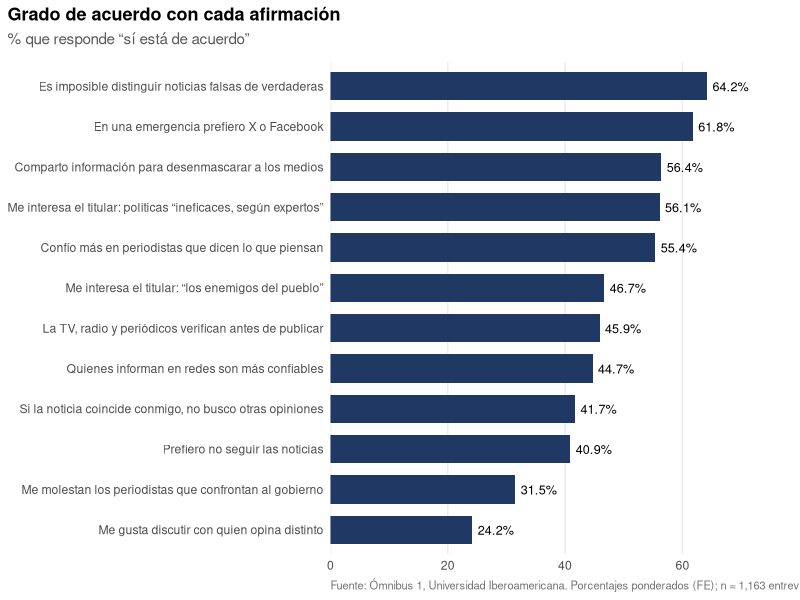
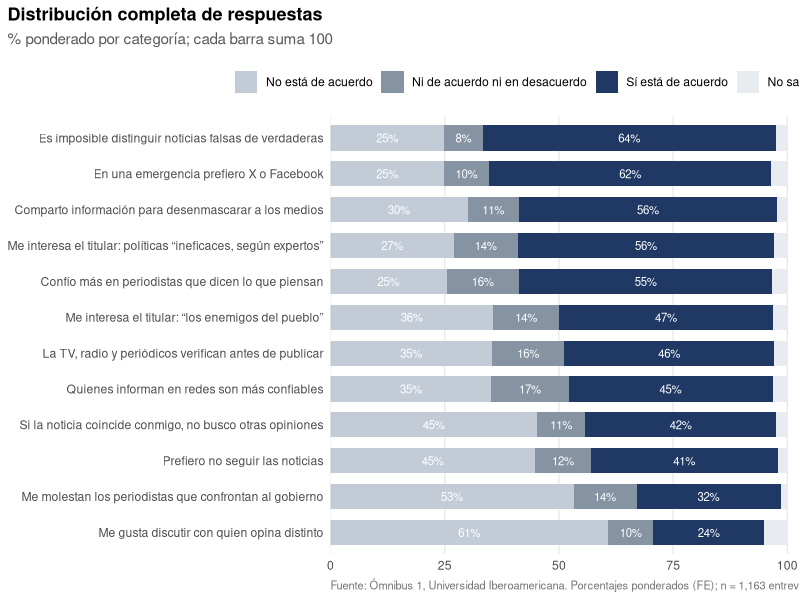
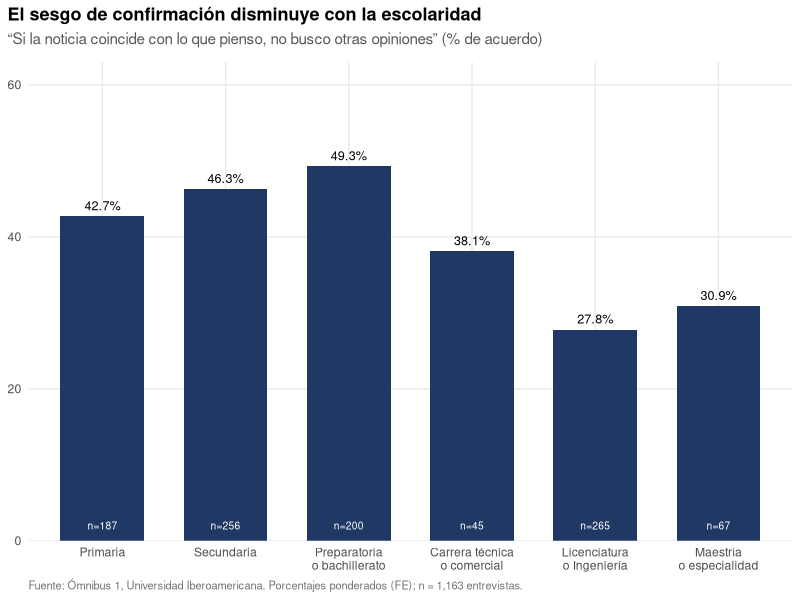
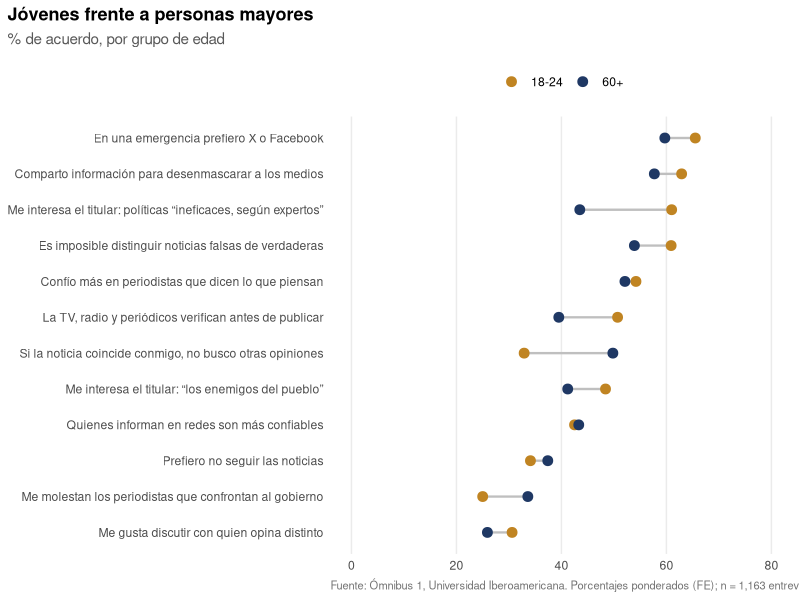
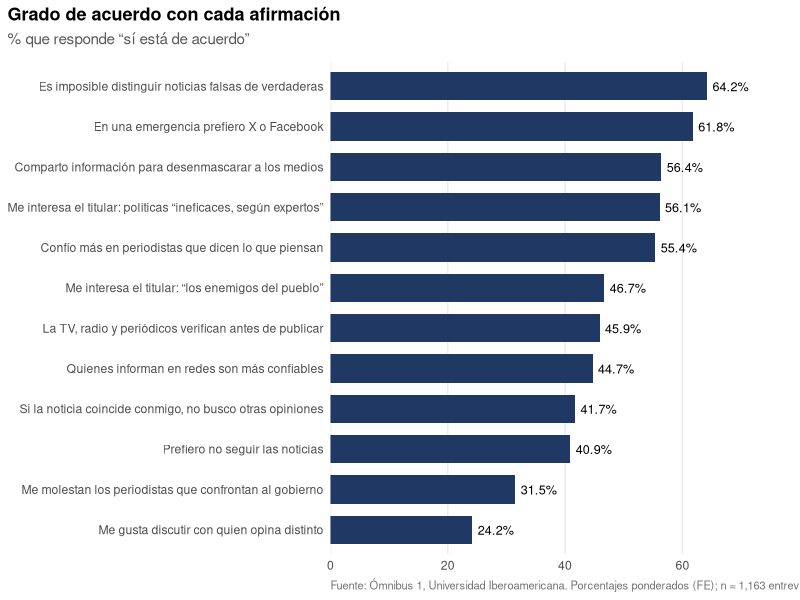
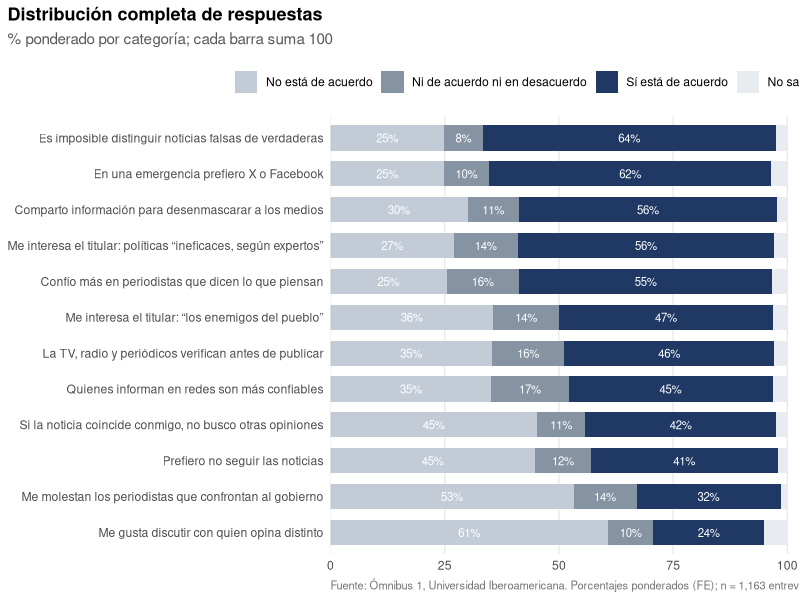
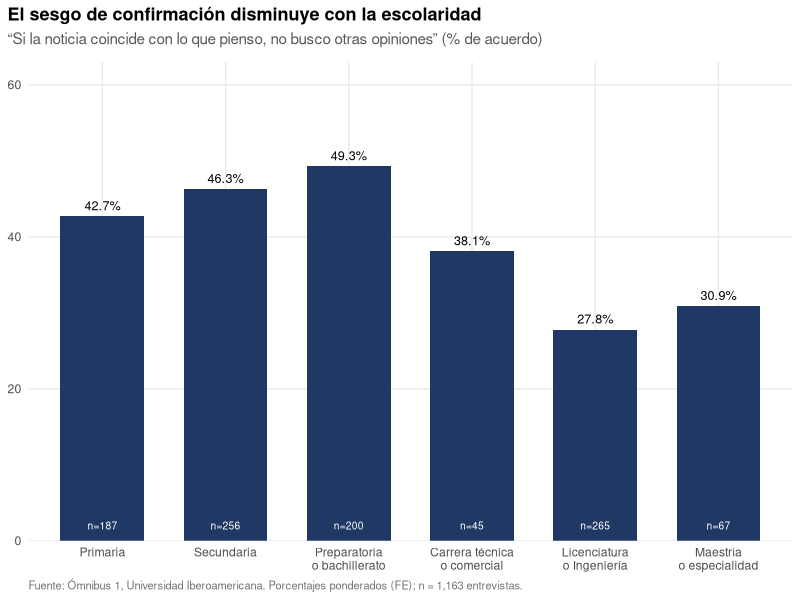
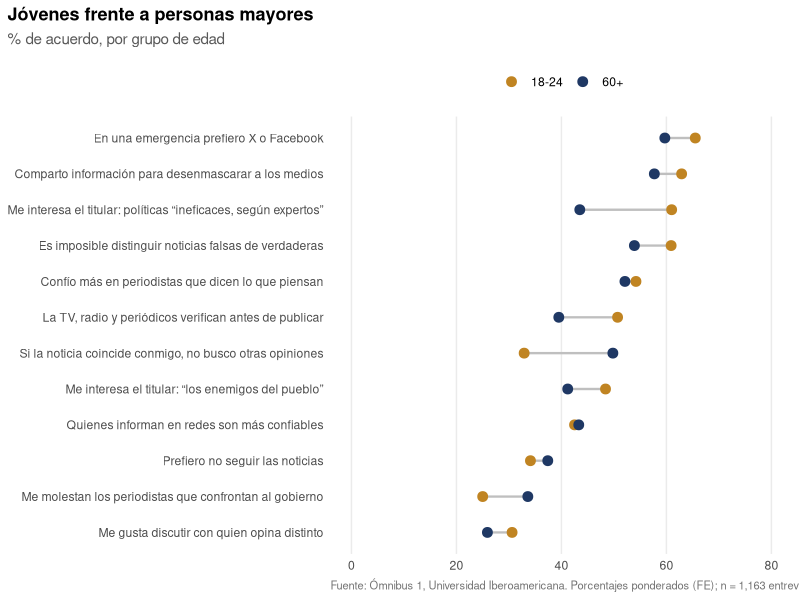

These charts were generated, in order, by the following R code: (Note: this script raises an error after producing the figures.)
# =====================================================================
# Ómnibus 1 · Sesgos de confirmación y confianza en los medios
# Distribución de respuestas: número bruto (n) y porcentajes
#   install.packages(c("dplyr","tidyr","ggplot2","forcats"))
# =====================================================================

library(dplyr); library(tidyr); library(ggplot2); library(forcats)

df <- read.csv("data/Omnibus1_medios_expandido.csv", encoding = "UTF-8")

# Nota: la columna 'id' NO es un identificador único (se repite entre
# personas distintas). La unidad de análisis es la fila: 1,163 entrevistas.
nrow(df)          # 1163
sum(df$FE)        # ≈ 83.6 millones (población representada)

# --- variables del módulo y orden de las categorías -------------------
items <- grep("^q_", names(df), value = TRUE)

niveles <- c("No está de acuerdo",
             "Ni de acuerdo ni en desacuerdo",
             "Sí está de acuerdo",
             "No sabe/No responde")


# =====================================================================
# 1. UNA SOLA VARIABLE (lo más básico)
# =====================================================================

# conteo bruto
table(df$q_imposible_distinguir)

# porcentaje sin ponderar
round(prop.table(table(df$q_imposible_distinguir)) * 100, 1)

# conteo y porcentaje juntos
tab <- table(df$q_imposible_distinguir)
data.frame(categoria = names(tab),
           n         = as.integer(tab),
           pct       = round(prop.table(tab) * 100, 1))

# porcentaje PONDERADO (con el factor de expansión)
w <- tapply(df$FE, df$q_imposible_distinguir, sum)
round(w / sum(w) * 100, 1)


# =====================================================================
# 2. TODAS LAS VARIABLES DEL MÓDULO, EN UNA TABLA
# =====================================================================

distribucion <- function(datos, vars, niveles){
  do.call(rbind, lapply(vars, function(v){
    x  <- factor(datos[[v]], levels = niveles)
    ok <- !is.na(x)                      # excluye casos sin respuesta
    n  <- table(x)                       # conteo bruto
    w  <- tapply(datos$FE[ok], x[ok], sum); w[is.na(w)] <- 0
    data.frame(
      variable  = v,
      categoria = niveles,
      n         = as.integer(n),
      pct       = round(as.numeric(n) / sum(n) * 100, 1),          # sin ponderar
      pct_pond  = round(as.numeric(w) / sum(w) * 100, 1),          # ponderado
      row.names = NULL)
  }))
}

tabla <- distribucion(df, items, niveles)
head(tabla, 8)

# formato ancho: una fila por reactivo, columnas = categorías (% ponderado)
tabla |>
  select(variable, categoria, pct_pond) |>
  pivot_wider(names_from = categoria, values_from = pct_pond) |>
  arrange(desc(`Sí está de acuerdo`))

# resumen rápido: solo el % de acuerdo, de mayor a menor
tabla |>
  filter(categoria == "Sí está de acuerdo") |>
  select(variable, n, pct, pct_pond) |>
  arrange(desc(pct_pond))


# =====================================================================
# 3. CRUCES POR UNA VARIABLE SOCIODEMOGRÁFICA
# =====================================================================

# conteo bruto (tabla de contingencia)
table(df$escolaridad, df$q_coincide_no_busca)

# % por fila, sin ponderar  (margin = 1 -> cada fila suma 100)
round(prop.table(table(df$escolaridad, df$q_coincide_no_busca), margin = 1) * 100, 1)

# % de acuerdo por grupo, ponderado
acuerdo_por <- function(datos, var, grupo){
  datos |>
    filter(!is.na(.data[[var]]), !is.na(.data[[grupo]])) |>
    group_by(grupo = .data[[grupo]]) |>
    summarise(
      n        = n(),                                              # casos brutos
      pct      = round(mean(.data[[var]] == "Sí está de acuerdo") * 100, 1),
      pct_pond = round(sum(FE[.data[[var]] == "Sí está de acuerdo"]) / sum(FE) * 100, 1),
      .groups  = "drop")
}

acuerdo_por(df, "q_coincide_no_busca", "escolaridad")
acuerdo_por(df, "q_coincide_no_busca", "age_group")
acuerdo_por(df, "q_molestan_periodistas", "sexo")

# prueba de asociación (chi-cuadrada, sin ponderar)
chisq.test(table(df$escolaridad, df$q_coincide_no_busca))


# =====================================================================
# 4. GRÁFICAS (ggplot2)
# =====================================================================

# etiquetas legibles para cada reactivo (en vez del nombre de la variable)
etiquetas <- c(
  q_imposible_distinguir   = "Es imposible distinguir noticias falsas de verdaderas",
  q_emergencia_redes       = "En una emergencia prefiero X o Facebook",
  q_comparte_desenmascarar = "Comparto información para desenmascarar a los medios",
  q_titular_ineficaces     = "Me interesa el titular: políticas “ineficaces, según expertos”",
  q_confio_abiertos        = "Confío más en periodistas que dicen lo que piensan",
  q_titular_enemigos       = "Me interesa el titular: “los enemigos del pueblo”",
  q_medios_verifican       = "La TV, radio y periódicos verifican antes de publicar",
  q_redes_confiables       = "Quienes informan en redes son más confiables",
  q_coincide_no_busca      = "Si la noticia coincide conmigo, no busco otras opiniones",
  q_no_seguir_noticias     = "Prefiero no seguir las noticias",
  q_molestan_periodistas   = "Me molestan los periodistas que confrontan al gobierno",
  q_discutir_redes         = "Me gusta discutir con quien opina distinto")

# paleta y tema comunes
col_cat <- c("No está de acuerdo"             = "#C3CCD6",
             "Ni de acuerdo ni en desacuerdo" = "#8593A3",
             "Sí está de acuerdo"             = "#1F3864",
             "No sabe/No responde"            = "#E8EBEF")

tema <- theme_minimal(base_size = 11) +
  theme(panel.grid.major.y = element_blank(),
        panel.grid.minor   = element_blank(),
        plot.title.position = "plot",
        plot.title    = element_text(face = "bold", size = 13),
        plot.subtitle = element_text(color = "grey35", margin = margin(b = 10)),
        plot.caption  = element_text(color = "grey45", hjust = 0, size = 8),
        legend.position = "top", legend.title = element_blank())

FUENTE <- "Fuente: Ómnibus 1, Universidad Iberoamericana. Porcentajes ponderados (FE); n = 1,163 entrevistas."


# --- 4.1 Ranking: % de acuerdo por reactivo ---------------------------
g1 <- tabla |>
  filter(categoria == "Sí está de acuerdo") |>
  mutate(item = fct_reorder(etiquetas[variable], pct_pond)) |>
  ggplot(aes(pct_pond, item)) +
  geom_col(fill = "#1F3864", width = .7) +
  geom_text(aes(label = paste0(pct_pond, "%")), hjust = -0.15, size = 3.2) +
  scale_x_continuous(limits = c(0, 75), expand = expansion(mult = c(0, .05))) +
  labs(title = "Grado de acuerdo con cada afirmación",
       subtitle = "% que responde “sí está de acuerdo”",
       x = NULL, y = NULL, caption = FUENTE) +
  tema
g1

# --- 4.2 Barras apiladas: distribución completa -----------------------
g2 <- tabla |>
  mutate(item = etiquetas[variable],
         categoria = factor(categoria, levels = rev(niveles))) |>
  group_by(variable) |>
  mutate(orden = pct_pond[categoria == "Sí está de acuerdo"]) |>
  ungroup() |>
  mutate(item = fct_reorder(item, orden)) |>
  ggplot(aes(pct_pond, item, fill = categoria)) +
  geom_col(width = .7) +
  geom_text(aes(label = ifelse(pct_pond >= 8, paste0(round(pct_pond), "%"), "")),
            position = position_stack(vjust = .5), size = 2.9, color = "white") +
  scale_fill_manual(values = col_cat, breaks = niveles) +
  scale_x_continuous(expand = expansion(mult = c(0, .01))) +
  labs(title = "Distribución completa de respuestas",
       subtitle = "% ponderado por categoría; cada barra suma 100",
       x = NULL, y = NULL, caption = FUENTE) +
  tema
g2

# --- 4.3 Un cruce: % de acuerdo por escolaridad -----------------------
orden_esc <- c("Primaria","Secundaria","Preparatoria o bachillerato",
               "Carrera técnica o comercial","Licenciatura o Ingeniería",
               "Maestría o especialidad")

g3 <- acuerdo_por(df, "q_coincide_no_busca", "escolaridad") |>
  filter(grupo %in% orden_esc, n >= 30) |>       # omite grupos con pocos casos
  mutate(grupo = factor(grupo, levels = orden_esc)) |>
  ggplot(aes(grupo, pct_pond)) +
  geom_col(fill = "#1F3864", width = .68) +
  geom_text(aes(label = paste0(pct_pond, "%")), vjust = -0.6, size = 3.2) +
  geom_text(aes(label = paste0("n=", n)), y = 2, color = "white", size = 2.6) +
  scale_x_discrete(labels = function(x) gsub(" o ", "\no ", x)) +
  scale_y_continuous(limits = c(0, 60), expand = expansion(mult = c(0, .05))) +
  labs(title = "El sesgo de confirmación disminuye con la escolaridad",
       subtitle = "“Si la noticia coincide con lo que pienso, no busco otras opiniones” (% de acuerdo)",
       x = NULL, y = NULL, caption = FUENTE) +
  tema + theme(panel.grid.major.y = element_line(color = "grey92"))
g3

# --- 4.4 Comparar dos grupos en varios reactivos ----------------------
g4 <- lapply(names(etiquetas), function(v)
        acuerdo_por(df, v, "age_group") |> mutate(variable = v)) |>
  bind_rows() |>
  filter(grupo %in% c("18-24", "60+")) |>
  mutate(item = fct_reorder(etiquetas[variable], pct_pond, .fun = max)) |>
  ggplot(aes(pct_pond, item, color = grupo)) +
  geom_line(aes(group = item), color = "grey75", linewidth = .8) +
  geom_point(size = 3) +
  scale_color_manual(values = c("18-24" = "#C08422", "60+" = "#1F3864")) +
  scale_x_continuous(limits = c(0, 80)) +
  labs(title = "Jóvenes frente a personas mayores",
       subtitle = "% de acuerdo, por grupo de edad",
       x = NULL, y = NULL, caption = FUENTE) +
  tema
g4

# --- guardar ----------------------------------------------------------
ggsave("outputs/g1_ranking.png",     g1, width = 9, height = 5.5, dpi = 300, bg = "white")
ggsave("outputs/g2_apiladas.png",    g2, width = 9.5, height = 6, dpi = 300, bg = "white")
ggsave("outputs/g3_escolaridad.png", g3, width = 8, height = 5, dpi = 300, bg = "white")
ggsave("outputs/g4_edad.png",        g4, width = 9, height = 5.5, dpi = 300, bg = "white")


# =====================================================================
# 5. EXPORTAR
# =====================================================================
write.csv(tabla, "outputs/distribucion_respuestas.csv", row.names = FALSE, fileEncoding = "UTF-8")

# =====================================================================
# NOTAS
#
# · pct      = porcentaje muestral (sin ponderar); útil para ver el peso
#              real de cada categoría en la muestra.
# · pct_pond = porcentaje ponderado con FE; es el que representa a la
#              población adulta de México y el que debe reportarse.
# · Los conteos brutos (n) siempre van sin ponderar: indican en cuántas
#              entrevistas se apoya cada cifra. Con n bajos (< 30) los
#              porcentajes son inestables y conviene señalarlo.
# · La chi-cuadrada se calcula sin ponderar: indica asociación, pero no
#              incorpora el diseño muestral. Para eso, ver el paquete
#              'survey':  svydesign(ids = ~1, weights = ~FE, data = df)
#              y luego    svychisq(~escolaridad + q_coincide_no_busca, dis)
# =====================================================================
